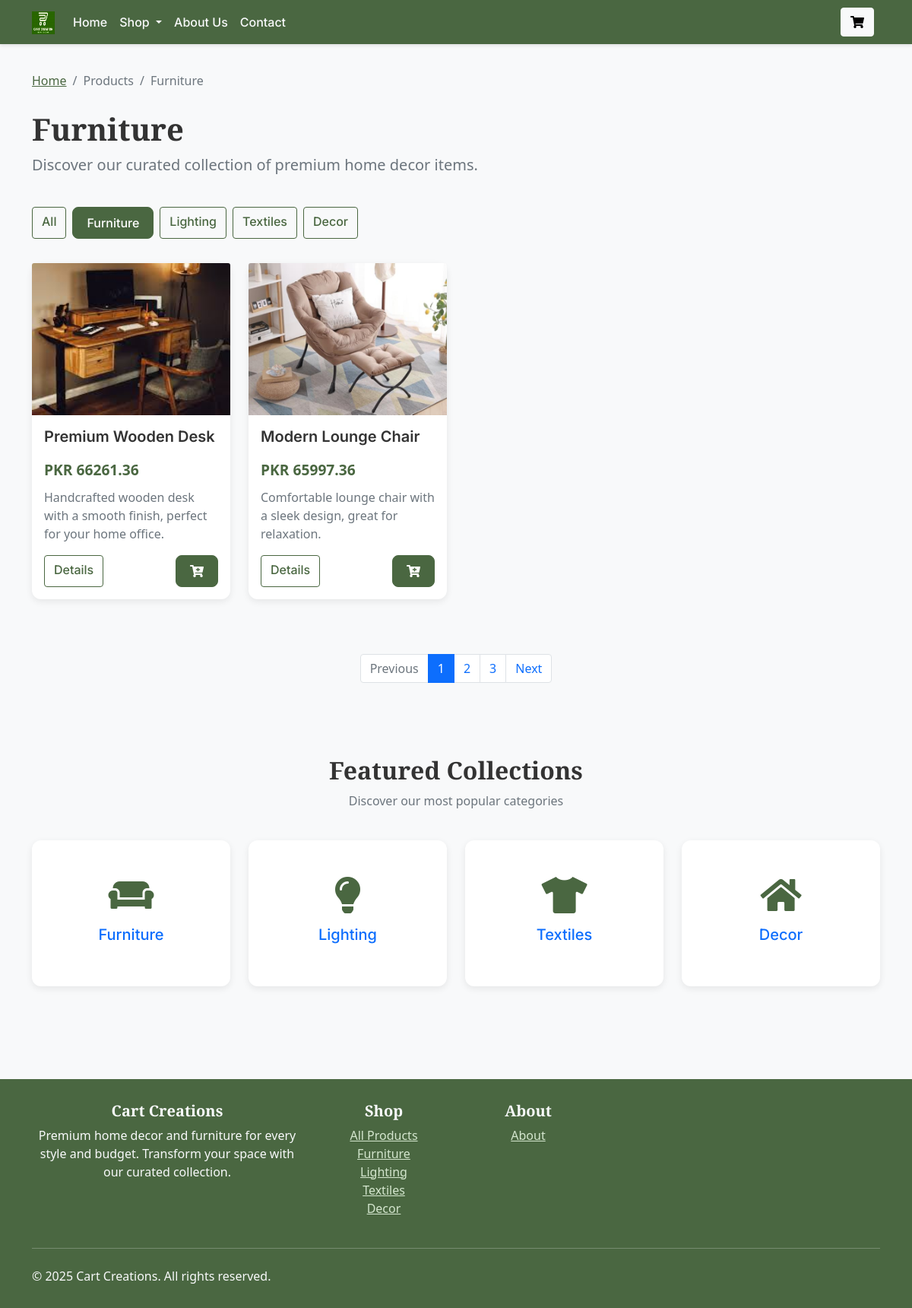
/products?category=furniture, run on the app's committed database.
### tables this page shows
CREATE TABLE products (
            id INTEGER PRIMARY KEY AUTOINCREMENT,
            name TEXT NOT NULL,
            price REAL NOT NULL,
            description TEXT,
            image TEXT,
            category TEXT
        );

### app.py (the view)
@app.route('/products')
def products():
    PRODUCTS = get_products()
    category = request.args.get('category')
    if category:
        filtered_products = [p for p in PRODUCTS if p[5] == category]
        return render_template('products.html', products=filtered_products, categories=CATEGORIES, current_category=category)
    return render_template('products.html', products=PRODUCTS, categories=CATEGORIES)

### app.py (called while the page is built)
def get_products():
    conn = sqlite3.connect(DB_PATH)
    cursor = conn.cursor()
    cursor.execute("SELECT * FROM products")
    products = cursor.fetchall()
    conn.close()
    return products

### templates/products.html (shortened to what this page needs)
{% extends 'base.html' %}
{% block content %}
<div class="container py-4">
    <nav aria-label="breadcrumb">
        <ol class="breadcrumb">
            <li class="breadcrumb-item"><a href="{{ url_for('home') }}">Home</a></li>
            <li class="breadcrumb-item active">Products</li>
            {% if current_category %}
            <li class="breadcrumb-item active">{{ current_category|title }}</li>
            {% endif %}
        </ol>
    </nav>
    <div class="row align-items-center">
        <div class="col-md-8">
            <h1>{% if current_category %}{{ current_category|title }}{% else %}All Products{% endif %}</h1>
            <p class="lead text-muted">Discover our curated collection of premium home decor items.</p>
        </div>
    </div>
</div>
<div class="container mb-4">
    <div class="row">
        <div class="col-12">
            <div class="d-flex flex-wrap">
                <a href="{{ url_for('products') }}" class="btn {% if not current_category %}btn-primary{% else %}btn-outline-primary{% endif %} me-2 mb-2">All</a>
                {% for category in categories %}
                <a href="{{ url_for('products', category=category) }}" class="btn {% if current_category == category %}btn-primary{% else %}btn-outline-primary{% endif %} me-2 mb-2">{{ category|title }}</a>
                {% endfor %}
            </div>
        </div>
    </div>
</div>
<div class="container mb-5">
    <div class="row">
        {% if products %}
            {% for product in products %}
            <div class="col-md-4 col-lg-3 mb-4">
                <div class="card product-card h-100">
                    <img src="{{ url_for('static', filename='images/' + (product[4]|string)) }}" class="card-img-top product-img" alt="{{ product.name }}">
                    <div class="card-body">
                        <h5 class="card-title">{{ product[1] }}</h5>
                        <div class="price">PKR {{ "%.2f"|format(product[2] * 264 )}}  </div>
                        <p class="card-text text-muted">{{ product[3]|truncate(80) }}</p>
                        <div class="d-flex mt-auto">
                            <a href="{{ url_for('product_detail', product_id=product[0]) }}" class="btn btn-outline-primary me-2">Details</a>
                            <form action="{{ url_for('add_to_cart') }}" method="post" class="ms-auto">
                                <button type="submit" class="btn btn-primary btn-add-to-cart">
                                    <i class="fas fa-cart-plus"></i>
                                </button>
                            </form>
                        </div>
                    </div>
                </div>
            </div>
            {% endfor %}
        {% endif %}
    </div>
</div>
<div class="container mb-5">
    <nav aria-label="Page navigation">
        <ul class="pagination justify-content-center">
            <li class="page-item disabled">
                <a class="page-link" href="#" tabindex="-1" aria-disabled="true">Previous</a>
            </li>
            <li class="page-item active"><a class="page-link" href="#">1</a></li>
            <li class="page-item"><a class="page-link" href="#">2</a></li>
            <li class="page-item"><a class="page-link" href="#">3</a></li>
            <li class="page-item">
                <a class="page-link" href="#">Next</a>
            </li>
        </ul>
    </nav>
</div>
<section class="bg-light py-5 mb-5">
    <div class="container">
        <div class="row mb-4">
            <div class="col-12">
                <h2 class="text-center">Featured Collections</h2>
                <p class="text-center text-muted">Discover our most popular categories</p>
            </div>
        </div>
        <div class="row">
            {% for category in categories %}
            <div class="col-md-3 mb-4">
                <a href="{{ url_for('products', category=category) }}" class="text-decoration-none">
                    <div class="card text-center h-100">
                        <div class="card-body py-5">
                            <i class="fas
                            {% if category == 'furniture' %}fa-couch
                            {% elif category == 'lighting' %}fa-lightbulb
                            {% elif category == 'textiles' %}fa-tshirt
                            {% elif category == 'decor' %}fa-home
                            {% endif %} fa-3x mb-3" style="color: var(--primary-color);"></i>
                            <h5 class="card-title">{{ category|title }}</h5>
                        </div>
                    </div>
                </a>
            </div>
            {% endfor %}
        </div>
    </div>
</section>
{% endblock %}

### static/css/style.css (style rules this page uses)
body { font-family: 'Inter', sans-serif; background-color: #f9f9fb; color: #333; }
h1, h2, h3, h4, h5 { font-weight: 600; }
.card { border: none; border-radius: 12px; box-shadow: 0 2px 12px rgba(0, 0, 0, 0.05); transition: transform 0.2s ease; }
.breadcrumb { background-color: transparent; padding-left: 0; }
.btn-primary, .btn-outline-secondary { border-radius: 8px; padding: 8px 18px; transition: 0.3s ease; }
body { font-family: 'Inter', sans-serif; color: #333; }
h1, h2, h3, h4, h5, h6 { font-family: 'Playfair Display', serif; font-weight: 600; }
.btn, .nav-link, .card-title { font-family: 'Inter', sans-serif; font-weight: 500; }
section { padding-top: 5rem; padding-bottom: 5rem; }

### templates/base.html (style rules this page uses)
:root { --primary-color: #4a6741; --secondary-color: #738f69; --accent-color: #9cb395; --light-accent: #d4e6ce; --dark-text: #333; --light-text: #f8f9fa; }
body { font-family: 'Segoe UI', Tahoma, Geneva, Verdana, sans-serif; color: var(--dark-text); background-color: #f8f9fa; }
.btn-primary { background-color: var(--primary-color); border-color: var(--primary-color); }
.btn-outline-primary { color: var(--primary-color); border-color: var(--primary-color); }
.card { border: none; box-shadow: 0 3px 10px rgba(0, 0, 0, 0.08); transition: transform 0.3s ease; }
.product-img { height: 200px; object-fit: cover; }
.product-card { height: 100%; display: flex; flex-direction: column; }
.product-card .card-body { flex-grow: 1; display: flex; flex-direction: column; }
.product-card .card-title { font-weight: 600; }
.product-card .price { color: var(--primary-color); font-weight: 700; font-size: 1.2rem; margin: 10px 0; }
.product-card .btn-add-to-cart { margin-top: auto; }
.breadcrumb { background-color: transparent; padding: 0.75rem 0; }
.breadcrumb-item a { color: var(--primary-color); }

### data on the page
products: image (picture), name "Premium Wooden Desk", product[2]*264 "66261.36", description "Handcrafted wooden desk with a smooth finish, perfect for your home office."
products: image (picture), name "Modern Lounge Chair", product[2]*264 "65997.36", description "Comfortable lounge chair with a sleek design, great for relaxation."

### other printed values
{{ current_category|title }} "Furniture"
{{ category|title }} "Furniture" "Lighting" "Textiles" "Decor"
